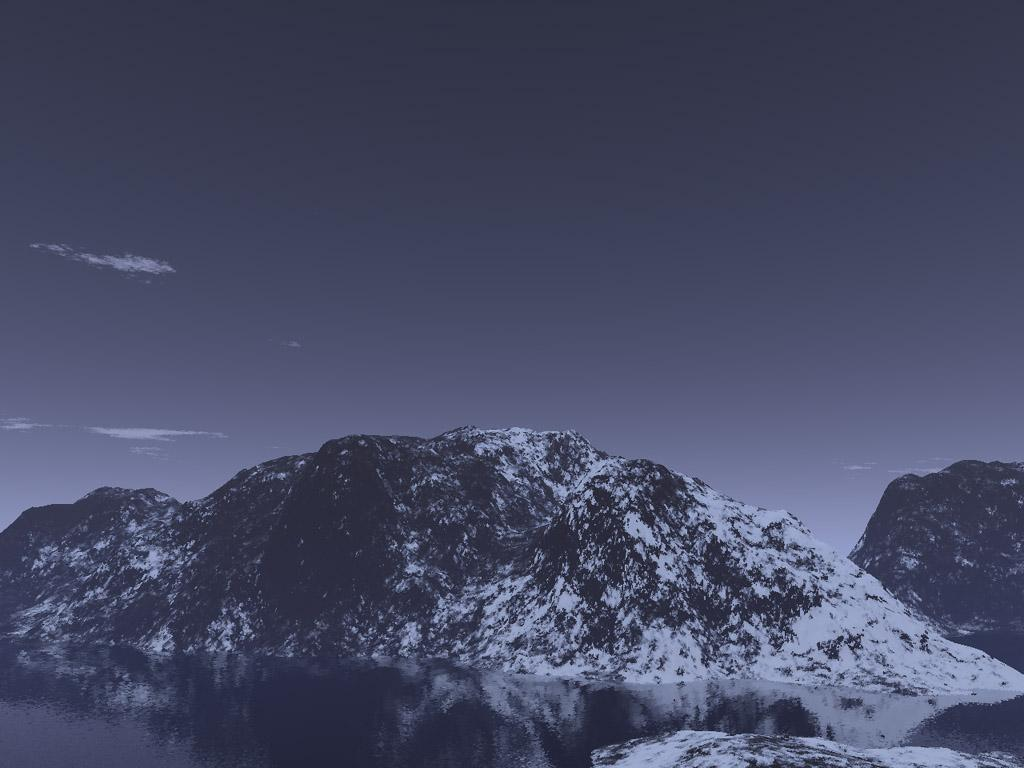
//> input picture mountain.jpg, 1024 x 768 px
$ ./main   (built with g++ and OpenCV 4)
//> lines starting //> are read from the running program, lines starting //| are printed output that depends on the picture
#include <opencv2/core.hpp>
#include <opencv2/imgproc.hpp>
#include <opencv2/highgui.hpp>
#include <opencv2/photo.hpp>
#include <opencv2/imgcodecs.hpp>

#include "algorithms.h"

using namespace cv;
using namespace std;


void img_fusion_to_video(Mat &roi_front, Mat &mask, Rect b_roi, int fusion_type){
	VideoCapture vcap;
	string input_file("1.mp4");
	string output_file("out.mp4");

	cout << "Handle for video " << input_file << endl;
	if(!vcap.open(input_file)){
		cout << "ERROR in open file "<< input_file << endl;
	}

	long total_frame = vcap.get(CV_CAP_PROP_FRAME_COUNT);
	int width = vcap.get(CV_CAP_PROP_FRAME_WIDTH);
	int height = vcap.get(CV_CAP_PROP_FRAME_HEIGHT);
 	double rate=vcap.get(CV_CAP_PROP_FPS);
	cout << " Total Frame: " << total_frame << " Width:" << width << " Height: " << height << " Frame Rate:" << rate << endl;

 	Size videoSize(width, height);
	VideoWriter writer;
	writer.open(output_file, CV_FOURCC('M','J','P','G'), rate, videoSize);

        int frame_id = 0;
	Mat img;
	while(vcap.read(img)){
                cout << "Handle for frame [" << frame_id << "/" << total_frame << "]"<<endl;
		Mat new_img = getFusionMat(img, roi_front, mask, b_roi, fusion_type);
		writer << new_img;
		//imshow("img.jpg", new_img);
		//imwrite("img.jpg", new_img);
		//return;
		frame_id += 1;

	}
}

int main (int argc, char **argv)
{

	Rect b_roi, f_roi;
	b_roi = Rect(800, 150, 100, 100);
	f_roi = Rect(160, 40, 150, 150);

	char back_name[128] = "mountain.jpg";
	char front_name[128] = "moon.jpg";
        char blend_name[128] = "moon_mountain.jpg";

	Mat back = imread(back_name, CV_LOAD_IMAGE_COLOR);
//> back is the input picture: 768 rows x 1024 cols, CV_8UC3; mean B, G, R 101.8, 75.1, 71.2
	Mat front = imread(front_name, CV_LOAD_IMAGE_COLOR);
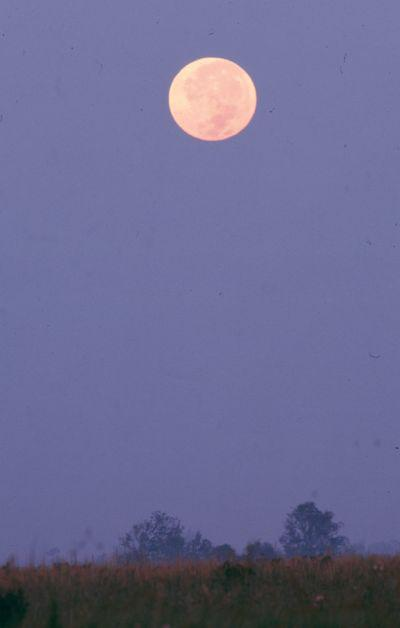
//> input picture moon.jpg, 400 x 628 px
//> front is the input picture: 628 rows x 400 cols, CV_8UC3; mean B, G, R 145.5, 106.2, 106.6

	if ( !back.data || !front.data ){
		cout << "No Image Data!" << endl;
		return 0;
	}

	//resize the roi of the front img
	Mat roi_front;
	Rect roi(0, 0, b_roi.width, b_roi.height);
	front(f_roi).copyTo(roi_front);
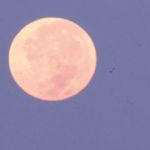
//> roi_front: 150 rows x 150 cols, CV_8UC3; mean B, G, R 168.3, 139.2, 151.9
	resize(roi_front, roi_front, roi.size());
//> roi_front: 100 rows x 100 cols, CV_8UC3

	Mat mask = 255 * Mat::ones( roi_front.rows, roi_front.cols, roi_front.depth() );
//> (the run ends here: the program needs code that is not available in this run, at `Mat new_back = getFusionMat(back, roi_front, mask, b_roi, 0);`)
